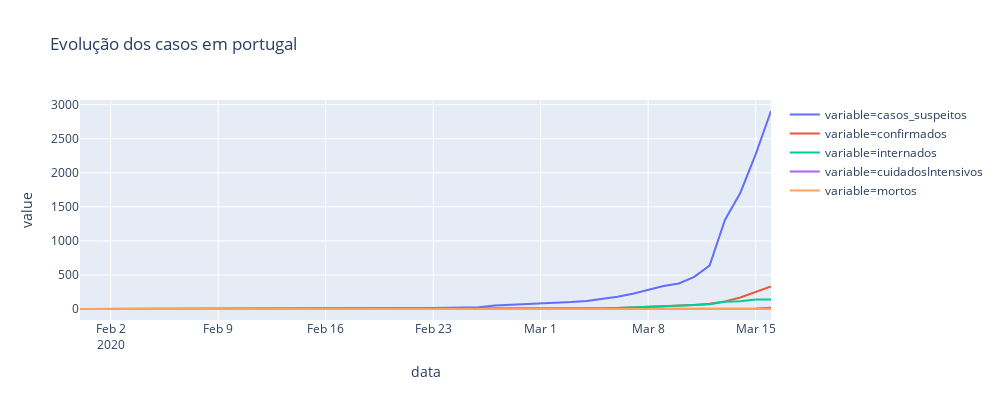

Notebook cell for this chart:
### Code cell
#temp['confirmed'] = temp['Recovered']/temp['Confirmed']

fig = px.line(temp, x="data", y="value", color = 'variable',height=400,width=1000,
             title='Evolução dos casos em portugal')
fig.show()

### Figure 1 — Plotly figure (JSON) as saved in the notebook; plotly's stock layout.template omitted (floating-point values rounded to 4 significant figures)
{"data": [{"hoverlabel": {"namelength": 0}, "hovertemplate": "variable=casos_suspeitos<br>data=%{x}<br>value=%{y}", "legendgroup": "variable=casos_suspeitos", "line": {"color": "#636efa", "dash": "solid"}, "mode": "lines", "name": "variable=casos_suspeitos", "showlegend": true, "type": "scatter", "x": ["2020-01-31T00:00:00", "2020-02-01T00:00:00", "2020-02-04T00:00:00", "2020-02-05T00:00:00", "2020-02-10T00:00:00", "2020-02-14T00:00:00", "2020-02-16T00:00:00", "2020-02-17T00:00:00", "2020-02-18T00:00:00", "2020-02-20T00:00:00", "2020-02-21T00:00:00", "2020-02-22T00:00:00", "2020-02-23T00:00:00", "2020-02-24T00:00:00", "2020-02-25T00:00:00", "2020-02-26T00:00:00", "2020-02-27T00:00:00", "2020-02-28T00:00:00", "2020-02-29T00:00:00", "2020-03-01T00:00:00", "2020-03-02T00:00:00", "2020-03-03T00:00:00", "2020-03-04T00:00:00", "2020-03-05T00:00:00", "2020-03-06T00:00:00", "2020-03-07T00:00:00", "2020-03-08T00:00:00", "2020-03-09T00:00:00", "2020-03-10T00:00:00", "2020-03-11T00:00:00", "2020-03-12T00:00:00", "2020-03-13T00:00:00", "2020-03-14T00:00:00", "2020-03-15T00:00:00", "2020-03-16T00:00:00"], "xaxis": "x", "y": [1, 2, 3, 4, 6, 7, 9, 11, 12, 12, 12, 12, 13, 16, 19, 25, 51, 59, 70, 85, 85, 101, 117, 147, 181, 224, 281, 339, 375, 471, 637, 1308, 1704, 2271, 2908], "yaxis": "y"}, {"hoverlabel": {"namelength": 0}, "hovertemplate": "variable=confirmados<br>data=%{x}<br>value=%{y}", "legendgroup": "variable=confirmados", "line": {"color": "#EF553B", "dash": "solid"}, "mode": "lines", "name": "variable=confirmados", "showlegend": true, "type": "scatter", "x": ["2020-01-31T00:00:00", "2020-02-01T00:00:00", "2020-02-04T00:00:00", "2020-02-05T00:00:00", "2020-02-10T00:00:00", "2020-02-14T00:00:00", "2020-02-16T00:00:00", "2020-02-17T00:00:00", "2020-02-18T00:00:00", "2020-02-20T00:00:00", "2020-02-21T00:00:00", "2020-02-22T00:00:00", "2020-02-23T00:00:00", "2020-02-24T00:00:00", "2020-02-25T00:00:00", "2020-02-26T00:00:00", "2020-02-27T00:00:00", "2020-02-28T00:00:00", "2020-02-29T00:00:00", "2020-03-01T00:00:00", "2020-03-02T00:00:00", "2020-03-03T00:00:00", "2020-03-04T00:00:00", "2020-03-05T00:00:00", "2020-03-06T00:00:00", "2020-03-07T00:00:00", "2020-03-08T00:00:00", "2020-03-09T00:00:00", "2020-03-10T00:00:00", "2020-03-11T00:00:00", "2020-03-12T00:00:00", "2020-03-13T00:00:00", "2020-03-14T00:00:00", "2020-03-15T00:00:00", "2020-03-16T00:00:00"], "xaxis": "x", "y": [0, 0, 0, 0, 0, 0, 0, 0, 0, 0, 0, 0, 0, 0, 0, 0, 0, 0, 0, 0, 2, 4, 6, 9, 13, 21, 30, 39, 41, 59, 78, 112, 169, 245, 331], "yaxis": "y"}, {"hoverlabel": {"namelength": 0}, "hovertemplate": "variable=internados<br>data=%{x}<br>value=%{y}", "legendgroup": "variable=internados", "line": {"color": "#00cc96", "dash": "solid"}, "mode": "lines", "name": "variable=internados", "showlegend": true, "type": "scatter", "x": ["2020-01-31T00:00:00", "2020-02-01T00:00:00", "2020-02-04T00:00:00", "2020-02-05T00:00:00", "2020-02-10T00:00:00", "2020-02-14T00:00:00", "2020-02-16T00:00:00", "2020-02-17T00:00:00", "2020-02-18T00:00:00", "2020-02-20T00:00:00", "2020-02-21T00:00:00", "2020-02-22T00:00:00", "2020-02-23T00:00:00", "2020-02-24T00:00:00", "2020-02-25T00:00:00", "2020-02-26T00:00:00", "2020-02-27T00:00:00", "2020-02-28T00:00:00", "2020-02-29T00:00:00", "2020-03-01T00:00:00", "2020-03-02T00:00:00", "2020-03-03T00:00:00", "2020-03-04T00:00:00", "2020-03-05T00:00:00", "2020-03-06T00:00:00", "2020-03-07T00:00:00", "2020-03-08T00:00:00", "2020-03-09T00:00:00", "2020-03-10T00:00:00", "2020-03-11T00:00:00", "2020-03-12T00:00:00", "2020-03-13T00:00:00", "2020-03-14T00:00:00", "2020-03-15T00:00:00", "2020-03-16T00:00:00"], "xaxis": "x", "y": [0, 0, 0, 0, 0, 0, 0, 0, 0, 0, 0, 0, 0, 0, 0, 0, 0, 0, 0, 0, 2, 4, 6, 9, 13, 21, 30, 38, 40, 57, 69, 107, 114, 139, 139], "yaxis": "y"}, {"hoverlabel": {"namelength": 0}, "hovertemplate": "variable=cuidadosIntensivos<br>data=%{x}<br>value=%{y}", "legendgroup": "variable=cuidadosIntensivos", "line": {"color": "#ab63fa", "dash": "solid"}, "mode": "lines", "name": "variable=cuidadosIntensivos", "showlegend": true, "type": "scatter", "x": ["2020-01-31T00:00:00", "2020-02-01T00:00:00", "2020-02-04T00:00:00", "2020-02-05T00:00:00", "2020-02-10T00:00:00", "2020-02-14T00:00:00", "2020-02-16T00:00:00", "2020-02-17T00:00:00", "2020-02-18T00:00:00", "2020-02-20T00:00:00", "2020-02-21T00:00:00", "2020-02-22T00:00:00", "2020-02-23T00:00:00", "2020-02-24T00:00:00", "2020-02-25T00:00:00", "2020-02-26T00:00:00", "2020-02-27T00:00:00", "2020-02-28T00:00:00", "2020-02-29T00:00:00", "2020-03-01T00:00:00", "2020-03-02T00:00:00", "2020-03-03T00:00:00", "2020-03-04T00:00:00", "2020-03-05T00:00:00", "2020-03-06T00:00:00", "2020-03-07T00:00:00", "2020-03-08T00:00:00", "2020-03-09T00:00:00", "2020-03-10T00:00:00", "2020-03-11T00:00:00", "2020-03-12T00:00:00", "2020-03-13T00:00:00", "2020-03-14T00:00:00", "2020-03-15T00:00:00", "2020-03-16T00:00:00"], "xaxis": "x", "y": [0, 0, 0, 0, 0, 0, 0, 0, 0, 0, 0, 0, 0, 0, 0, 0, 0, 0, 0, 0, 0, 0, 0, 0, 0, 0, 0, 0, 0, 0, 0, 0, 10, 9, 18], "yaxis": "y"}, {"hoverlabel": {"namelength": 0}, "hovertemplate": "variable=mortos<br>data=%{x}<br>value=%{y}", "legendgroup": "variable=mortos", "line": {"color": "#FFA15A", "dash": "solid"}, "mode": "lines", "name": "variable=mortos", "showlegend": true, "type": "scatter", "x": ["2020-01-31T00:00:00", "2020-02-01T00:00:00", "2020-02-04T00:00:00", "2020-02-05T00:00:00", "2020-02-10T00:00:00", "2020-02-14T00:00:00", "2020-02-16T00:00:00", "2020-02-17T00:00:00", "2020-02-18T00:00:00", "2020-02-20T00:00:00", "2020-02-21T00:00:00", "2020-02-22T00:00:00", "2020-02-23T00:00:00", "2020-02-24T00:00:00", "2020-02-25T00:00:00", "2020-02-26T00:00:00", "2020-02-27T00:00:00", "2020-02-28T00:00:00", "2020-02-29T00:00:00", "2020-03-01T00:00:00", "2020-03-02T00:00:00", "2020-03-03T00:00:00", "2020-03-04T00:00:00", "2020-03-05T00:00:00", "2020-03-06T00:00:00", "2020-03-07T00:00:00", "2020-03-08T00:00:00", "2020-03-09T00:00:00", "2020-03-10T00:00:00", "2020-03-11T00:00:00", "2020-03-12T00:00:00", "2020-03-13T00:00:00", "2020-03-14T00:00:00", "2020-03-15T00:00:00", "2020-03-16T00:00:00"], "xaxis": "x", "y": [0, 0, 0, 0, 0, 0, 0, 0, 0, 0, 0, 0, 0, 0, 0, 0, 0, 0, 0, 0, 0, 0, 0, 0, 0, 0, 0, 0, 0, 0, 0, 0, 0, 0, 1], "yaxis": "y"}], "layout": {"height": 400, "legend": {"tracegroupgap": 0}, "title": {"text": "Evolução dos casos em portugal"}, "width": 1000, "xaxis": {"anchor": "y", "autorange": true, "domain": [0, 1], "range": ["2020-01-31", "2020-03-16"], "title": {"text": "data"}, "type": "date"}, "yaxis": {"anchor": "x", "autorange": true, "domain": [0, 1], "range": [-161.6, 3070.0], "title": {"text": "value"}, "type": "linear"}}}
